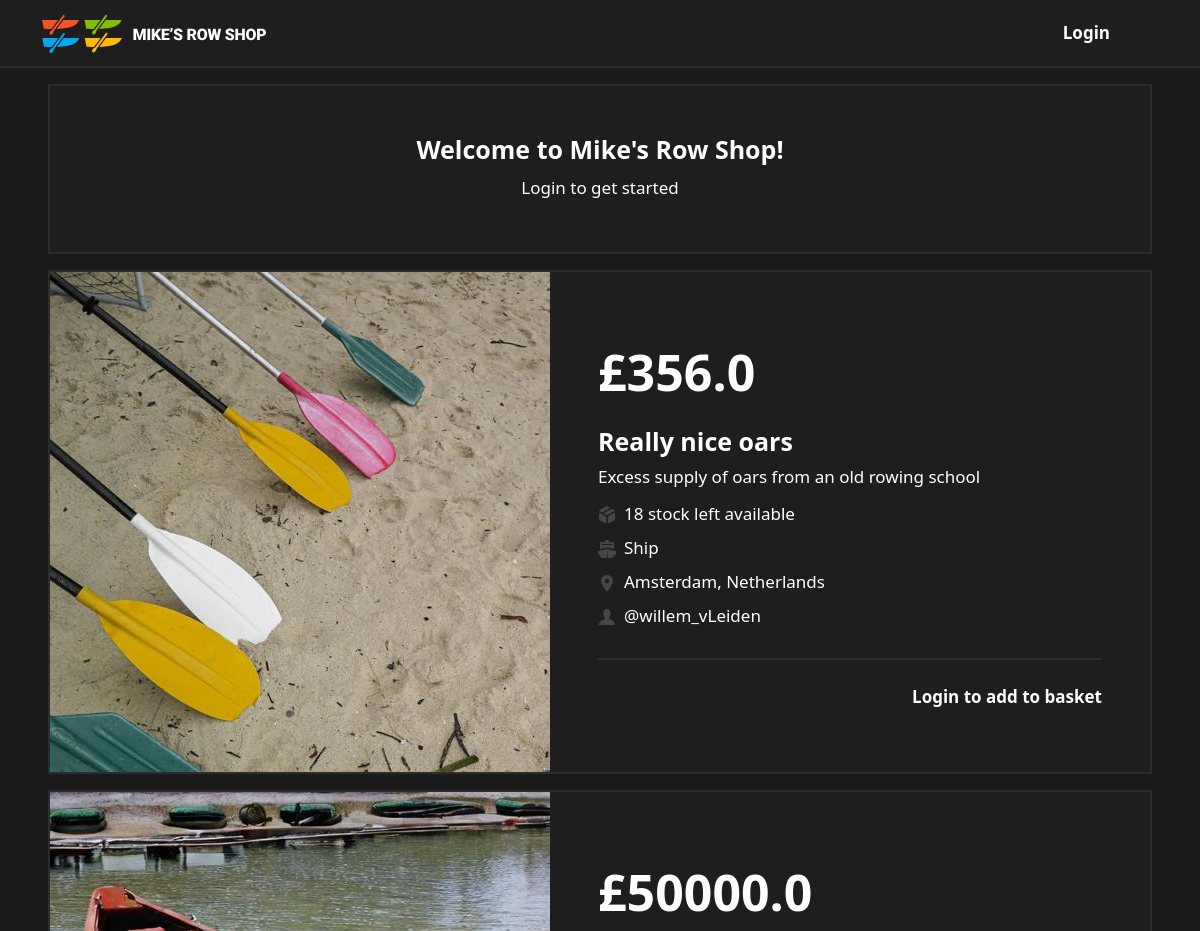
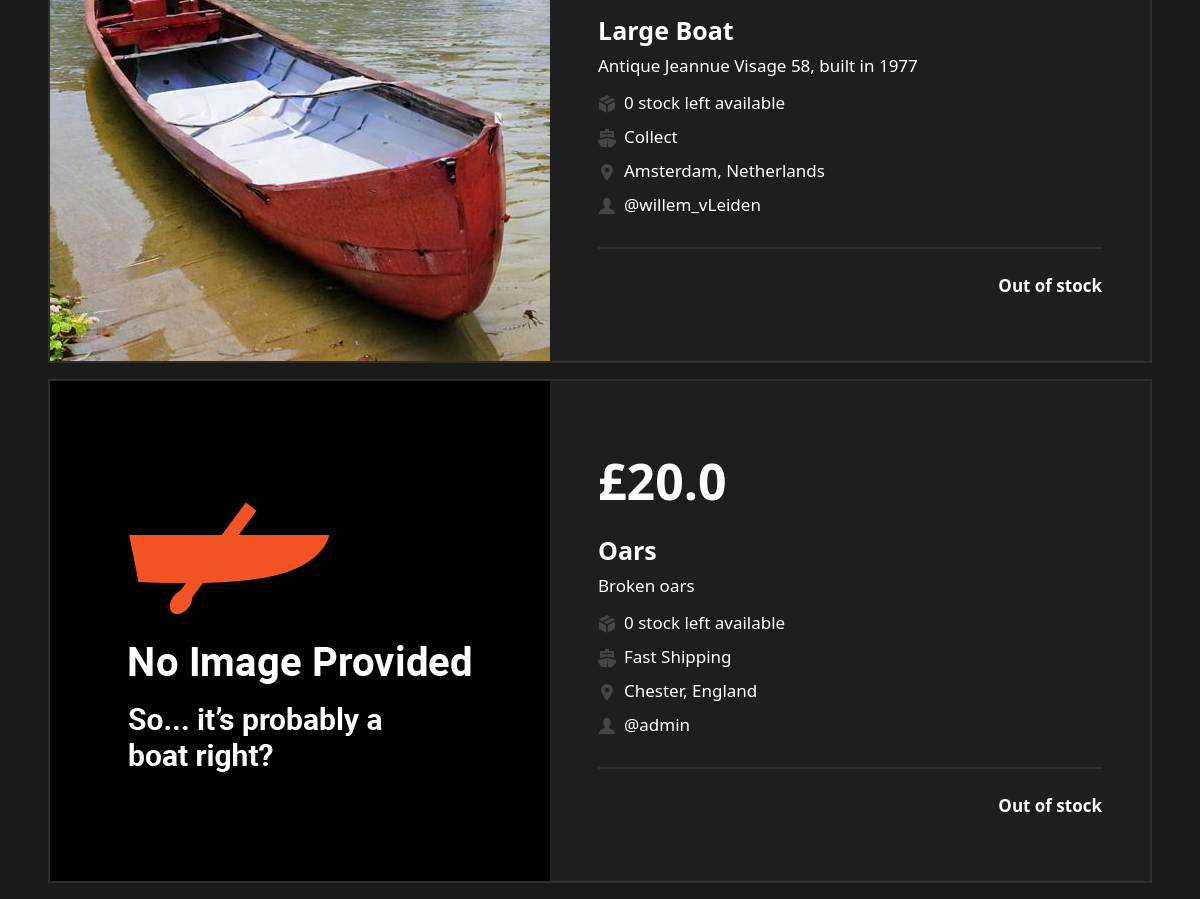
Page /home on the earlier database version (2 pictures, top to bottom).
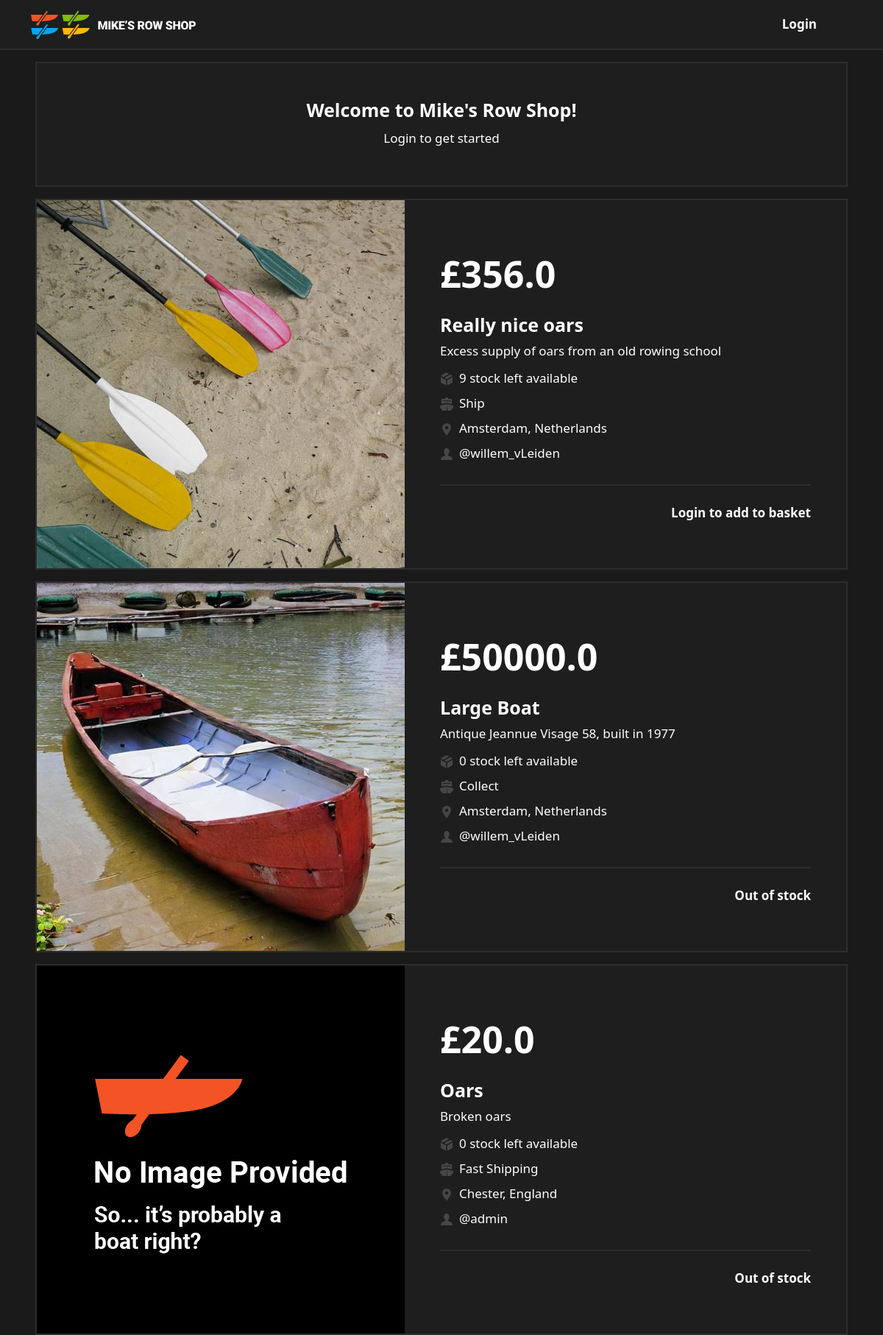
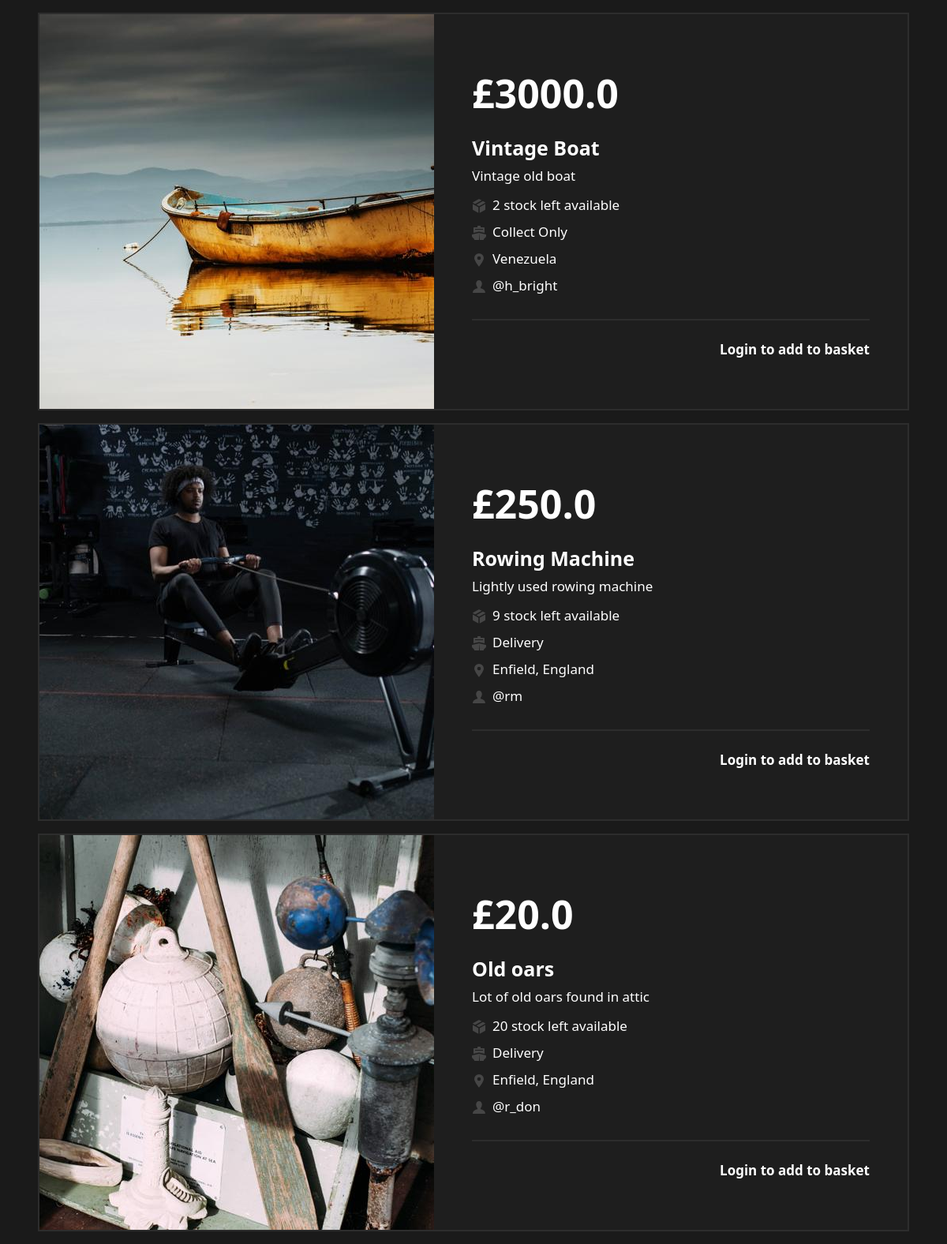
Same page on the later database version (2 pictures, top to bottom).
### app/models.py (models this page shows, shortened)
class items(db.Model):
    id = db.Column(db.Integer, primary_key=True)
    seller_id = db.Column(
        db.Integer, db.ForeignKey('users.id'), nullable=False)
    name = db.Column(db.String(20), nullable=False)
    price = db.Column(db.Float, nullable=False)
    description = db.Column(db.String(200), nullable=False)
    category = db.Column(db.String(20), nullable=False)
    stock_quantity = db.Column(db.Integer, nullable=False)
    location = db.Column(db.String(50), nullable=False)
    shipping_method = db.Column(db.String(20), nullable=False)
    shipping_price = db.Column(db.Float, nullable=False)
    image = db.Column(db.String(20), nullable=False, default='default.jpg')
    active = db.Column(db.Boolean)

class Users(db.Model, UserMixin):
    id = db.Column(db.Integer, primary_key=True)
    username = db.Column(db.String(20), unique=True)
    first_name = db.Column(db.String(20), nullable=False)
    last_name = db.Column(db.String(20), nullable=False)
    password_hash = db.Column(db.String(128), nullable=False)
    orders = db.relationship('orders', backref='buyer',
                             lazy=True, uselist=False)
    items = db.relationship('items', backref='seller',
                            lazy=True, uselist=False)
    addresses = db.relationship(
        'addresses', backref='owner', lazy=True, uselist=False)
    payments = db.relationship(
        'payment_details', backref='owner', lazy=True, uselist=False)

### app/views.py (the view)
@app.route('/')
@app.route('/index')
@app.route('/home')
def home():
    items_list = items.query.all()
    items_seller_list = []
    for item in items_list:
        items_seller_list.append((Users.query.get(item.seller_id)))
    if current_user.is_authenticated:
        user = Users.query.get(current_user.id)
    else:
        user = None
    return render_template('home_template.html', title='Home', items=zip(items_list, items_seller_list), current_user=current_user, user_logged_in=current_user.is_authenticated, user=user)

### app/templates/home_template.html (shortened to what this page needs)
{% extends "boilerPlate.html" %}
{% block head %}
<link href="{{ url_for('static', filename='home.css') }}" rel="stylesheet">
{% endblock %}
{% block content %}
<div class="mx-5 l2_background bordered d-flex flex-column align-items-sm-center align-items-start justify-content-center p-5 my-3">
    <h1 class="stand-out-text">Welcome to Mike's Row Shop!</h1>
    {% if user_logged_in == False %}
    <p class="remove-line-height pt-3">Login to get started</p>
    {% else %}
    <p class="remove-line-height pt-3 ">Good to see you again {{ user.username }}</p>
    {% endif %}
</div>
<div>
    {% for item, seller in items %}
        {% if item.seller_id != current_user.id %}
        <div class="mx-5 l2_background bordered d-flex flex-lg-row flex-column align-items-lg-center align-items-start mb-3">
        <img class="img-fluid mb-4 mb-lg-0 align-self-lg-start align-self-center" src="static/images/{{ item.image }}" alt="item image" class="me-5">
        <div class="d-flex flex-column px-sm-5 px-4 align-items-start justify-content-center item-details">
            <p class="extra-large-text">£{{ item.price }}</p>
            <h2 class="stand-out-text">{{ item.name }}</h2>
            <p>{{ item.description }}</p>
            <p class="remove-line-height"><img class="me-2" src="{{ url_for('static', filename='icons/Smock_Box_18_N.svg') }}" alt="Stock quantity icon">{{ item.stock_quantity }} stock left available</p>
            <p class="remove-line-height"><img class="me-2" src="{{ url_for('static', filename='icons/Smock_Ship_18_N.svg') }}" alt="Shipping method icon">{{ item.shipping_method }}</p>
            <p class="remove-line-height"><img class="me-2" src="{{ url_for('static', filename='icons/Smock_Location_18_N.svg') }}" alt="Location icon">{{ item.location }}</p>
            <p class="remove-line-height"><img class="me-2" src="{{ url_for('static', filename='icons/Smock_User_18_N.svg') }}" alt="Seller icon">@{{ seller.username }}</p>
            <hr class="button-divider-hr mb-4">
            {% if item.stock_quantity == 0 %}
                <p class="align-self-end mb-5 mb-lg-0 bold">Out of stock</p>
            {% elif user_logged_in == False %}
                <p class="align-self-end mb-5 mb-lg-0 bold">Login to add to basket</p>
            {% else %}
                <a href="#" class="btn rounded-pill action-button px-4 align-self-end mb-5 mb-lg-0 add-to-basket-button" data='{"item_id":{{ item.id }}, "user_id":{{current_user.id}}}' aria-disabled="false">Add to cart</a>
            {% endif %}
        </div>
        </div>
        {% endif %}
    {% endfor %}
</div>
{% endblock %}

### app/templates/boilerPlate.html (shortened to what this page needs)
<!DOCTYPE html>
<html lang="en">
<head>
    <link href="https://cdn.jsdelivr.net/npm/bootstrap@5.3.2/dist/css/bootstrap.min.css" rel="stylesheet">
    <link href="{{ url_for('static', filename='main.css') }}" rel="stylesheet">
    {% block head %}
    {% endblock %}
</head>
<body>
    <nav class="nav-floor l2_background navbar navbar-expand-lg">
        <div class="container justify-content-lg-between justify-content-center">
            <a class="navbar-brand" href="{{ url_for('home') }}">
                <img class="store-logo" src="{{ url_for('static', filename='/assets/MRS_logo.svg') }}" alt="Home">
            </a>
            <div class="">
                {% if current_user.is_authenticated %}
                <a class="remove-text-decoration bold px-1 px-sm-3 px-md-5" href="{{ url_for('sell_item')}}">Sell Item</a>
                <a class="remove-text-decoration bold px-1 px-sm-3 px-md-5" href="{{ url_for('my_account') }}">My Account</a>
                <a class="remove-text-decoration bold px-1 px-sm-3 px-md-5"  data-bs-toggle="modal" data-bs-target="#logoutModal" href="#">Logout</a>
                <a class="remove-text-decoration bold px-1 px-sm-3 px-md-5" href="{{ url_for('my_cart') }}">My Cart</a>
                {% else %}
                <a class="remove-text-decoration bold px-1 px-sm-3 px-md-5" href="{{ url_for('login') }}">Login</a>
                {% endif %}
            </div>
        </div>
    </nav>
    {% block content %}
    {% endblock %}
</body>
</html>

### app/static/main.css (style rules this page uses)
:root { --level1-color: #1A1A1A; --level2-color: #1E1E1E; --border-color: #2D2D2D; --main-action: #0265DC; --main-action-hover: #024494; --danger-action: #ff3300; --danger-action-hover: #630707; --border-radius: 2px; --font-size: 17px; --font-large: 25px; --font-extra-large: 50px; font-family: Roboto, sans-serif; --square-size: 2.3vw; }
.l2_background { background-color: var(--level2-color); color: #FFFFFF; }
body { background-color: var(--level1-color); color: #FFFFFF; font-size: var(--font-size); }
.bordered { border: var(--border-color) solid var(--border-radius); }
.remove-line-height { line-height: 0; }
.stand-out-text { font-size: var(--font-large); font-weight: bold; }
.extra-large-text { font-size: var(--font-extra-large); font-weight: bold; }
.bold { font-weight: bold; }
.button-divider-hr { height: var(--border-radius); width: 100%; background-color: var(--border-color); color: var(--border-color); opacity: 1; }
.nav-floor { border-bottom: var(--border-radius) solid var(--border-color); }
.remove-text-decoration { text-decoration: none; color: #FFFFFF; }
.store-logo { width: auto; height: 2em; }
.item-details { width: 100%; height: auto; }

Differences in the rows shown:
changed items "Really nice oars": stock_quantity "18" → "9"
added items: image (picture), price "3000.0", name "Vintage Boat", description "Vintage old boat", stock_quantity "2", shipping_method "Collect Only", location "Venezuela", username "h_bright", shows "Login to add to basket"
added items: image (picture), price "250.0", name "Rowing Machine", description "Lightly used rowing machine", stock_quantity "9", shipping_method "Delivery", location "Enfield, England", username "rm", shows "Login to add to basket"
added items: image (picture), price "20.0", name "Old oars", description "Lot of old oars found in attic", stock_quantity "20", shipping_method "Delivery", location "Enfield, England", username "r_don", shows "Login to add to basket"
